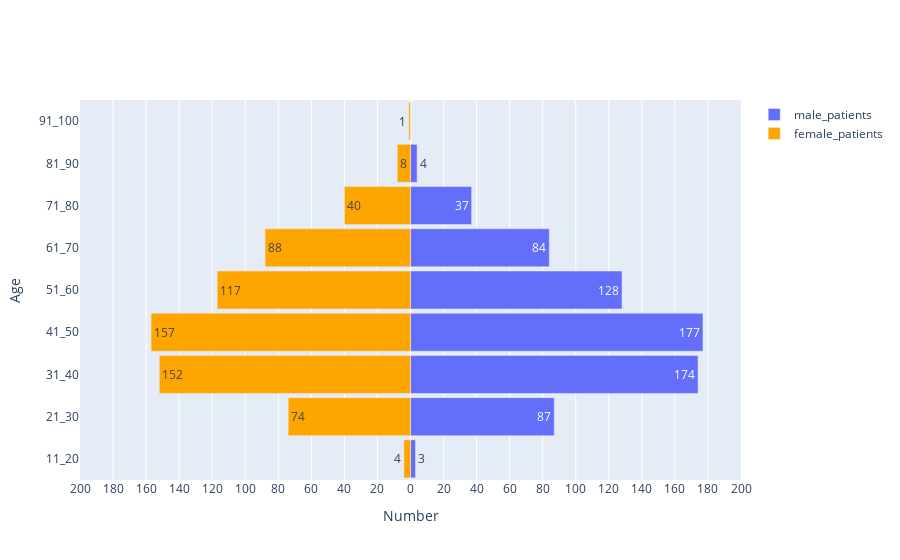

Notebook code for this chart:
### Code cell
# 10 year gap
import plotly
from plotly.offline import plot
import plotly.graph_objs as go
import numpy as np

query_male = "SELECT * from TUM_PAT WHERE MORPH_ICD10_O2 IN (9450, 9451) AND (INTERVAL_DIAG_TO_VS != '') AND (VITALSTATUS IN ('A', 'D')) AND (ETHNICITY IN ('A','B', 'C', 'D', 'F', 'G', 'H', 'J', 'L', 'M', 'N', 'P', 'R', 'S', 'X', 'Z')) AND (DIAGNOSISYEAR IN (2013,2014,2015,2016,2017,2018)) AND (SEX = 1) AND (BASISOFDIAGNOSIS IN (1,2,7,9)) AND (BIGTUMOURCOUNT IN (1,2,3,4))"
df_male = pd.read_sql(query_male,conn)
df_male = df_male.drop_duplicates(subset=['PSEUDO_PATIENTID'])

query_female = "SELECT * from TUM_PAT WHERE MORPH_ICD10_O2 IN (9450, 9451) AND (INTERVAL_DIAG_TO_VS != '') AND (VITALSTATUS IN ('A', 'D')) AND (ETHNICITY IN ('A','B', 'C', 'D', 'F', 'G', 'H', 'J', 'L', 'M', 'N', 'P', 'R', 'S', 'X', 'Z')) AND (DIAGNOSISYEAR IN (2013,2014,2015,2016,2017,2018)) AND (SEX = 2) AND (BASISOFDIAGNOSIS IN (1,2,7,9)) AND (BIGTUMOURCOUNT IN (1,2,3,4))"
df_female = pd.read_sql(query_female,conn)
df_female = df_female.drop_duplicates(subset=['PSEUDO_PATIENTID'])

df_male['AGE'].astype(int)
df_female['AGE'].astype(int)

df_male.loc[(10 < df_male.AGE) & (df_male.AGE < 21), 'group'] = '11_20'
df_male.loc[(20 < df_male.AGE) & (df_male.AGE < 31), 'group'] = '21_30'
df_male.loc[(30 < df_male.AGE) & (df_male.AGE < 41), 'group'] = '31_40'
df_male.loc[(40 < df_male.AGE) & (df_male.AGE < 51), 'group'] = '41_50'
df_male.loc[(50 < df_male.AGE) & (df_male.AGE < 61), 'group'] = '51_60'
df_male.loc[(60 < df_male.AGE) & (df_male.AGE < 71), 'group'] = '61_70'
df_male.loc[(70 < df_male.AGE) & (df_male.AGE < 81), 'group'] = '71_80'
df_male.loc[(80 < df_male.AGE) & (df_male.AGE < 91), 'group'] = '81_90'
df_male.loc[(90 < df_male.AGE) & (df_male.AGE < 101), 'group'] = '91_100'
df_male.loc[(100 < df_male.AGE) & (df_male.AGE < 111), 'group'] = '101_110'

df_female.loc[(10 < df_female.AGE) & (df_female.AGE < 21), 'group'] = '11_20'
df_female.loc[(20 < df_female.AGE) & (df_female.AGE < 31), 'group'] = '21_30'
df_female.loc[(30 < df_female.AGE) & (df_female.AGE < 41), 'group'] = '31_40'
df_female.loc[(40 < df_female.AGE) & (df_female.AGE < 51), 'group'] = '41_50'
df_female.loc[(50 < df_female.AGE) & (df_female.AGE < 61), 'group'] = '51_60'
df_female.loc[(60 < df_female.AGE) & (df_female.AGE < 71), 'group'] = '61_70'
df_female.loc[(70 < df_female.AGE) & (df_female.AGE < 81), 'group'] = '71_80'
df_female.loc[(80 < df_female.AGE) & (df_female.AGE < 91), 'group'] = '81_90'
df_female.loc[(90 < df_female.AGE) & (df_female.AGE < 101), 'group'] = '91_100'
df_female.loc[(100 < df_female.AGE) & (df_female.AGE < 111), 'group'] = '101_110'

# y = list(range(10, 100, 10))

y = ['11_20', '21_30', '31_40', '41_50', '51_60', '61_70', '71_80', '81_90', '91_100']

layout = go.Layout(yaxis = go.layout.YAxis(title='Age'),
                  xaxis = go.layout.XAxis(
                      range = [-200, 200],
                      tickvals = [-200, -180, -160, -140, -120, -100, -80, -60, -40, -20, 0,
                                  20, 40, 60, 80, 100, 120, 140, 160, 180, 200],
                      ticktext = [200, 180, 160, 140, 120, 100, 80, 60, 40, 20, 0, 20, 40, 60, 80, 100, 120, 140, 160, 180, 200],
                      title = 'Number'),
                  barmode = 'overlay',
                  bargap = 0.1)

print(df_male.groupby(['group'])['SEX'].count())   # ['SEX'] or actually any other columns, print(df.groupby(['group']).count()) and u will know
print(df_female.groupby(['group'])['SEX'].count())

data = [go.Bar(y = y,
           x = df_male.groupby(['group'])['SEX'].count(),
           orientation = 'h',
           name = 'male_patients',
           text = abs(df_male.groupby(['group'])['SEX'].count()),
           hoverinfo = 'text', 
           marker = dict(color = 'sky blue')
           ),
       go.Bar(y = y,
           x = -1*df_female.groupby(['group'])['SEX'].count(),
           orientation = 'h',
           name = 'female_patients',
           text = abs(df_female.groupby(['group'])['SEX'].count()),
           hoverinfo = 'text', 
           marker = dict(color = 'orange')
           )]

plotly.offline.iplot(dict(data = data, layout = layout))

### Figure 1 — Plotly figure (JSON) as saved in the notebook; plotly's stock layout.template omitted (floating-point values rounded to 4 significant figures)
{"data": [{"hoverinfo": "text", "marker": {"color": "sky blue"}, "name": "male_patients", "orientation": "h", "text": [3, 87, 174, 177, 128, 84, 37, 4], "type": "bar", "x": [3, 87, 174, 177, 128, 84, 37, 4], "y": ["11_20", "21_30", "31_40", "41_50", "51_60", "61_70", "71_80", "81_90", "91_100"]}, {"hoverinfo": "text", "marker": {"color": "orange"}, "name": "female_patients", "orientation": "h", "text": [4, 74, 152, 157, 117, 88, 40, 8, 1], "type": "bar", "x": [-4, -74, -152, -157, -117, -88, -40, -8, -1], "y": ["11_20", "21_30", "31_40", "41_50", "51_60", "61_70", "71_80", "81_90", "91_100"]}], "layout": {"bargap": 0.1, "barmode": "overlay", "xaxis": {"range": [-200, 200], "ticktext": [200, 180, 160, 140, 120, 100, 80, 60, 40, 20, 0, 20, 40, 60, 80, 100, 120, 140, 160, 180, 200], "tickvals": [-200, -180, -160, -140, -120, -100, -80, -60, -40, -20, 0, 20, 40, 60, 80, 100, 120, 140, 160, 180, 200], "title": {"text": "Number"}}, "yaxis": {"title": {"text": "Age"}}}}
